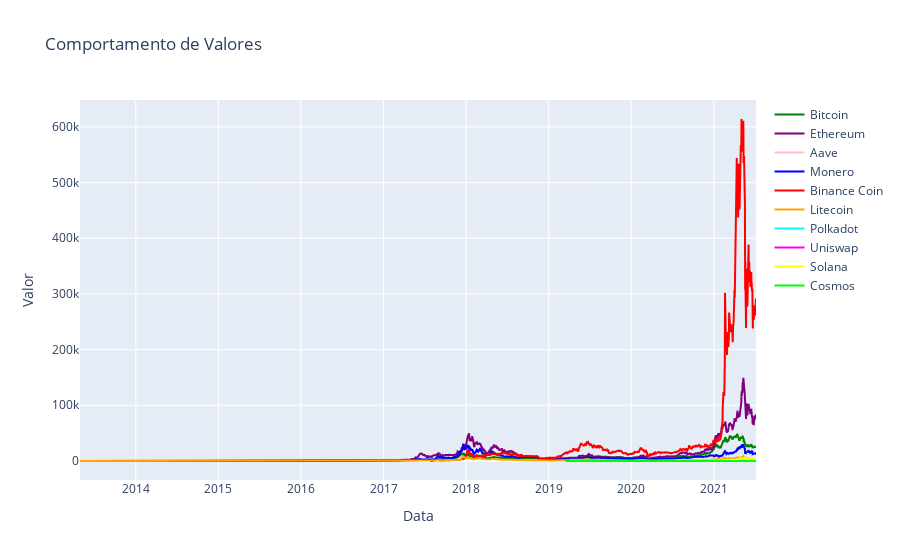

Notebook code cell kept with this figure:
### Markdown cell above
### Gráfico de Valorização

### Code cell
import plotly.graph_objs as go

# Criando os traces (linhas) para cada criptomoeda
trace_bitcoin = go.Scatter(x=tab5_bitcoin['Data'], y=tab5_bitcoin['Coeficiente de Valorização [%]'], mode='lines', name='Bitcoin', line=dict(color='green', width=2))
trace_ethereum = go.Scatter(x=tab5_ethereum['Data'], y=tab5_ethereum['Coeficiente de Valorização [%]'], mode='lines', name='Ethereum', line=dict(color='purple', width=2))
trace_aave = go.Scatter(x=tab5_aave['Data'], y=tab5_aave['Coeficiente de Valorização [%]'], mode='lines', name='Aave', line=dict(color='pink', width=2))
trace_monero = go.Scatter(x=tab5_monero['Data'], y=tab5_monero['Coeficiente de Valorização [%]'], mode='lines', name='Monero', line=dict(color='blue', width=2))
trace_binance = go.Scatter(x=tab5_binance['Data'], y=tab5_binance['Coeficiente de Valorização [%]'], mode='lines', name='Binance Coin', line=dict(color='red', width=2))
trace_litecoin = go.Scatter(x=tab5_litecoin['Data'], y=tab5_litecoin['Coeficiente de Valorização [%]'], mode='lines', name='Litecoin', line=dict(color='orange', width=2))
trace_polkadot = go.Scatter(x=tab5_polkadot['Data'], y=tab5_polkadot['Coeficiente de Valorização [%]'], mode='lines', name='Polkadot', line=dict(color='cyan', width=2))
trace_uniswap = go.Scatter(x=tab5_uniswap['Data'], y=tab5_uniswap['Coeficiente de Valorização [%]'], mode='lines', name='Uniswap', line=dict(color='magenta', width=2))
trace_solana = go.Scatter(x=tab5_solana['Data'], y=tab5_solana['Coeficiente de Valorização [%]'], mode='lines', name='Solana', line=dict(color='yellow', width=2))
trace_cosmos = go.Scatter(x=tab5_cosmos['Data'], y=tab5_cosmos['Coeficiente de Valorização [%]'], mode='lines', name='Cosmos', line=dict(color='lime', width=2))

# Criando o layout
layout = go.Layout(
    title='Comportamento de Valores',
    xaxis=dict(title='Data'),
    yaxis=dict(title='Valor')
)

# Criando a figura
fig = go.Figure(data=[trace_bitcoin, trace_ethereum, trace_aave, trace_monero, trace_binance, trace_litecoin, trace_polkadot, trace_uniswap, trace_solana, trace_cosmos], layout=layout)

# Exibindo o gráfico
fig.show()

### Figure 1 — Plotly figure (JSON) as saved in the notebook; plotly's stock layout.template omitted (floating-point values rounded to 4 significant figures; data arrays with more than 128 entries replaced by an {"elided": "..."} marker saying what was removed)
{"data": [{"line": {"color": "green", "width": 2}, "mode": "lines", "name": "Bitcoin", "type": "scatter", "x": {"elided": "2991 str values"}, "y": {"elided": "2991 float values"}}, {"line": {"color": "purple", "width": 2}, "mode": "lines", "name": "Ethereum", "type": "scatter", "x": {"elided": "2160 str values"}, "y": {"elided": "2160 float values"}}, {"line": {"color": "pink", "width": 2}, "mode": "lines", "name": "Aave", "type": "scatter", "x": {"elided": "275 str values"}, "y": {"elided": "275 float values"}}, {"line": {"color": "blue", "width": 2}, "mode": "lines", "name": "Monero", "type": "scatter", "x": {"elided": "2602 str values"}, "y": {"elided": "2602 float values"}}, {"line": {"color": "red", "width": 2}, "mode": "lines", "name": "Binance Coin", "type": "scatter", "x": {"elided": "1442 str values"}, "y": {"elided": "1442 float values"}}, {"line": {"color": "orange", "width": 2}, "mode": "lines", "name": "Litecoin", "type": "scatter", "x": {"elided": "2991 str values"}, "y": {"elided": "2991 float values"}}, {"line": {"color": "cyan", "width": 2}, "mode": "lines", "name": "Polkadot", "type": "scatter", "x": {"elided": "320 str values"}, "y": {"elided": "320 float values"}}, {"line": {"color": "magenta", "width": 2}, "mode": "lines", "name": "Uniswap", "type": "scatter", "x": {"elided": "292 str values"}, "y": {"elided": "292 float values"}}, {"line": {"color": "yellow", "width": 2}, "mode": "lines", "name": "Solana", "type": "scatter", "x": {"elided": "452 str values"}, "y": {"elided": "452 float values"}}, {"line": {"color": "lime", "width": 2}, "mode": "lines", "name": "Cosmos", "type": "scatter", "x": {"elided": "845 str values"}, "y": {"elided": "845 float values"}}], "layout": {"title": {"text": "Comportamento de Valores"}, "xaxis": {"title": {"text": "Data"}}, "yaxis": {"title": {"text": "Valor"}}}}
